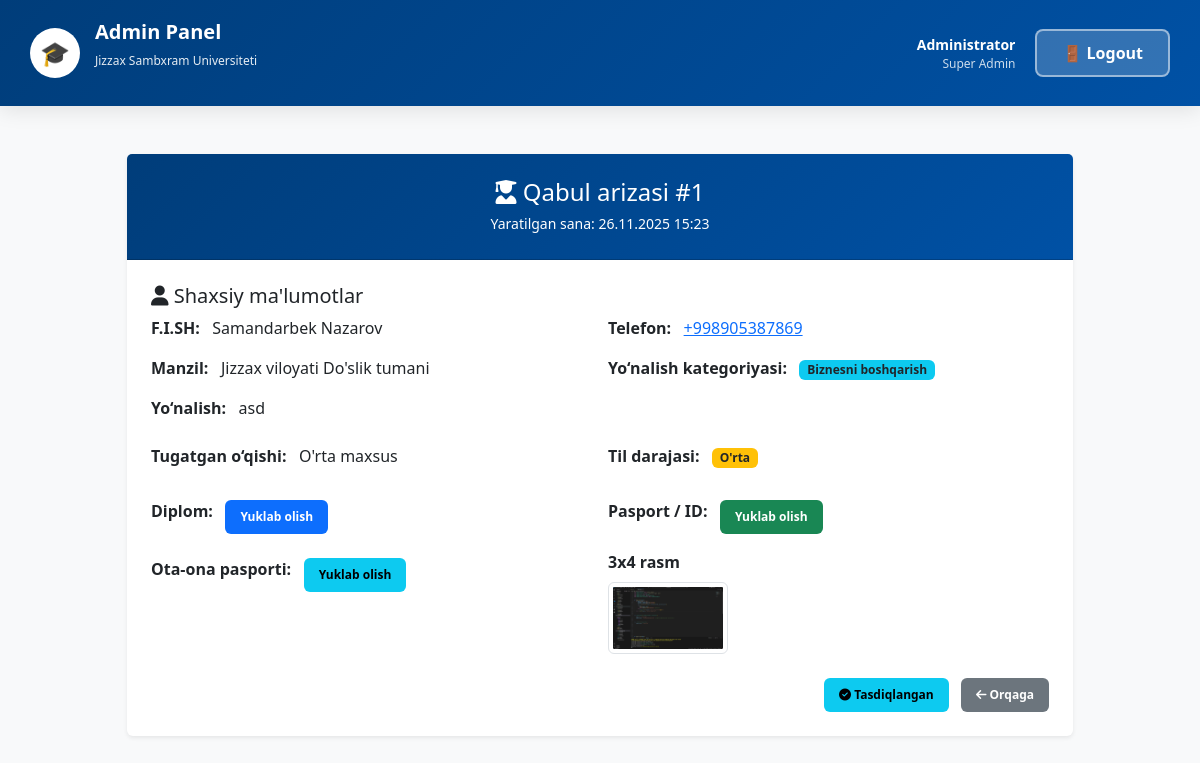
/application/1/ (signed in), run on the app's committed database.
### myapp/models.py (models this page shows, shortened)
class QabulApplication(models.Model):
    phone_regex = RegexValidator(
        regex=r'^\+?\d{9,15}$',
        message="Telefon raqam formati noto‘g‘ri! Masalan: +998901234567"
    )
    full_name = models.CharField("F.I.SH (Familiya, Ism, Otasining ismi)",max_length=255)
    phone = models.CharField("Telefon raqami", max_length=20,validators=[phone_regex])
    address = models.CharField("Yashash manzilingiz",max_length=255)
    EDUCATION_CHOICES = [
        ('orta_maxsus', "O'rta maxsus"),
        ('oliy', "Oliy"),
        ('boshqa', "Boshqa"),
    ]
    education = models.CharField("Qaysi o'qishni tugatgansiz",max_length=20,choices=EDUCATION_CHOICES)
    LANGUAGE_LEVEL_CHOICES = [
        ('boshlangich', "Boshlang'ich"),
        ('orta', "O'rta"),
        ('yuqori', "Yuqori"),
        ('ona_tili', "Ona tili"),
    ]
    direction = models.CharField("Yo'nalish", max_length=255, blank=True, null=True)  # ← 🔥 BU YERDA EDI!
    category = models.ForeignKey(QabulCategory, on_delete=models.CASCADE, verbose_name="Yo'nalish kategoriyasi")
    language_level = models.CharField("Til bilish darajasi",max_length=20,choices=LANGUAGE_LEVEL_CHOICES)
    diploma = models.FileField("Shahodatnoma yoki diplom",upload_to='documents/diploma/')
    id_card = models.FileField("ID karta yoki pasport",upload_to='documents/id_card/')
    parent_passport = models.FileField( "Ota yoki onasi pasporti", upload_to='documents/parent_passport/')
    photo_3x4 = models.FileField("3x4 rasm", upload_to='photos/3x4/')
    created_at = models.DateTimeField( auto_now_add=True)
    is_published = models.BooleanField(blank=True,null=True, verbose_name='chop etish')
    class Meta:
        verbose_name = "Qabul arizasi"
        verbose_name_plural = "Qabul arizalari"
        ordering = ['id']  # eng yangi arizalar birinchi chiqadi

class QabulCategory(models.Model):
    name = models.CharField("Yo'nalish nomi", max_length=200)
    class Meta:
        verbose_name = "Yo'nalish Kategoriyasi"
        verbose_name_plural = "Yo'nalish Kategoriyalari"

### myapp/views.py (the view)
# urls.py: path('application/<int:pk>/', application_detail, name='application_detail'),
@login_required
def application_detail(request, pk):
    app = get_object_or_404(QabulApplication, pk=pk)
    if request.method == "POST":
        app.is_published = True
        app.save()
    bakalavr_count = QabulApplication.objects.filter(is_published=True).count()
    context = {
        'app': app,
        'bakalavr_count': bakalavr_count
    }
    return render(request, 'application_detail.html', context)

### templates/application_detail.html (shortened to what this page needs)
{% load static %}
<!DOCTYPE html>
<html lang="uz">
<head>
    <link href="https://cdn.jsdelivr.net/npm/bootstrap@5.3.2/dist/css/bootstrap.min.css" rel="stylesheet">
    <link rel="stylesheet" href="{% static 'css/admin.css' %}">
    <link rel="stylesheet" href="https://cdnjs.cloudflare.com/ajax/libs/font-awesome/6.5.0/css/all.min.css">
</head>
<body class="bg-light">
    <nav class="navbar">
        <div class="navbar-brand">
            <div class="navbar-logo">🎓</div>
            <div class="navbar-title">
                <h1>Admin Panel</h1>
                <p>Jizzax Sambxram Universiteti</p>
            </div>
        </div>
        <div class="navbar-user">
            <div class="user-info">
                <div class="name">Administrator</div>
                <div class="role">Super Admin</div>
            </div>
            <a href="{% url "myapp:logout" %}" class="logout-btn" onclick="logout()">🚪 Logout</a>
        </div>
    </nav>
<div class="container my-5">
    <div class="row justify-content-center">
        <div class="col-lg-10">
            <div class="card shadow-sm border-0">
                <div class="card-header bg-primary text-white text-center py-4">
                    <h4 class="mb-1">
                        <i class="fas fa-user-graduate"></i> Qabul arizasi #{{ app.id }}
                    </h4>
                    <small>Yaratilgan sana: {{ app.created_at|date:"d.m.Y H:i" }}</small>
                </div>
                <div class="card-body p-4">
                    <h5 class="section-title"><i class="fas fa-user"></i> Shaxsiy ma'lumotlar</h5>
                    <div class="row g-3 mb-4">
                        <div class="col-md-6 info-item">
                            <strong>F.I.SH: &nbsp;</strong>
                            {{ app.full_name }}
                        </div>
                        <div class="col-md-6 info-item">
                            <strong>Telefon: &nbsp;</strong>
                            <a href="tel:{{ app.phone }}">{{ app.phone }}</a>
                        </div>
                        <div class="col-md-6 info-item">
                            <strong>Manzil: &nbsp;</strong>
                            {{ app.address }}
                        </div>
                        <div class="col-md-6 info-item">
                            <strong>Yo‘nalish kategoriyasi: &nbsp;</strong>
                            <span class="badge bg-info text-dark">{{ app.category.name }}</span>
                        </div>
                        {% if app.direction %}
                        <div class="col-md-6 info-item">
                            <strong>Yo‘nalish: &nbsp;</strong>
                            {{ app.direction }}
                        </div>
                        {% endif %}
                    </div>
                    <div class="row g-3 mb-4">
                        <div class="col-md-6 info-item">
                            <strong>Tugatgan o‘qishi: &nbsp;</strong>
                            {{ app.get_education_display }}
                        </div>
                        <div class="col-md-6 info-item">
                            <strong>Til darajasi: &nbsp;</strong>
                            <span class="badge bg-warning text-dark">
                                {{ app.get_language_level_display }}
                            </span>
                        </div>
                    </div>
                    <div class="row g-3 mb-4">
                        <div class="col-md-6 info-item">
                            <strong>Diplom: &nbsp;</strong>
                            {% if app.diploma %}
                                <a href="{{ app.diploma.url }}" class="btn btn-sm btn-primary mt-2">Yuklab olish</a>
                            {% else %}
                                <span class="text-muted">Yuklanmagan</span>
                            {% endif %}
                        </div>
                        <div class="col-md-6 info-item">
                            <strong>Pasport / ID: &nbsp;</strong>
                            {% if app.id_card %}
                                <a href="{{ app.id_card.url }}" class="btn btn-sm btn-success mt-2">Yuklab olish</a>
                            {% else %}
                                <span class="text-muted">Yuklanmagan</span>
                            {% endif %}
                        </div>
                        <div class="col-md-6 info-item">
                            <strong>Ota-ona pasporti: &nbsp;</strong>
                            {% if app.parent_passport %}
                                <a href="{{ app.parent_passport.url }}" class="btn btn-sm btn-info mt-2">Yuklab olish</a>
                            {% else %}
                                <span class="text-muted">Yuklanmagan</span>
                            {% endif %}
                        </div>
                        <div class="col-md-6 info-item">
                            <strong>3x4 rasm</strong><br>
                            {% if app.photo_3x4 %}
                                <img src="{{ app.photo_3x4.url }}" class="img-thumbnail mt-2" width="120">
                            {% else %}
                                <span class="text-muted">Yuklanmagan</span>
                            {% endif %}
                        </div>
                    </div>
                    <div class="text-end mt-3">
                        {% if not app.is_published %}
                            <form method="post" class="d-inline">
                                {% csrf_token %}
                                <button type="submit" class="btn btn-success">
                                    <i class="fas fa-check"></i> Tasdiqlash
                                </button>
                            </form>
                        {% else %}
                            <span class="btn btn-info">
                                <i class="fas fa-check-circle"></i> Tasdiqlangan
                            </span>
                        {% endif %}
                        <a href="javascript:history.back()" class="btn btn-secondary ms-2">
                            <i class="fas fa-arrow-left"></i> Orqaga
                        </a>
                    </div>
                </div>
            </div>
        </div>
    </div>
</div>
</body>
</html>

### static/css/admin.css (style rules this page uses)
* { margin: 0; padding: 0; box-sizing: border-box; }
body { font-family: 'Segoe UI', Tahoma, Geneva, Verdana, sans-serif; background: #f5f7fa; min-height: 100vh; }
.navbar { background: linear-gradient(135deg, #003d7a 0%, #0051a5 100%); padding: 15px 30px; box-shadow: 0 4px 20px rgba(0, 0, 0, 0.1); display: flex; justify-content: space-between; align-items: center; position: sticky; top: 0; z-index: 1000; }
.navbar-brand { display: flex; align-items: center; gap: 15px; color: white; }
.navbar-logo { width: 50px; height: 50px; background: white; border-radius: 50%; display: flex; align-items: center; justify-content: center; font-size: 24px; font-weight: bold; color: #003d7a; }
.navbar-title h1 { font-size: 20px; font-weight: 700; }
.navbar-title p { font-size: 12px; opacity: 0.9; }
.navbar-user { display: flex; align-items: center; gap: 20px; }
.user-info { color: white; text-align: right; }
.user-info .name { font-weight: 600; font-size: 14px; }
.user-info .role { font-size: 12px; opacity: 0.8; }
.logout-btn { text-decoration: none; padding: 10px 25px; background: rgba(255, 255, 255, 0.2); color: white; border: 2px solid rgba(255, 255, 255, 0.5); border-radius: 8px; cursor: pointer; font-weight: 600; transition: all 0.3s ease; }
.container { max-width: 1400px; margin: 40px auto; padding: 0 30px; }
.btn { text-decoration: none; padding: 8px 15px; border: none; border-radius: 6px; cursor: pointer; font-size: 12px; font-weight: 600; transition: all 0.3s ease; }
.card-header { background: linear-gradient(135deg, #003d7a 0%, #0051a5 100%) !important; }

### data on the page
QabulApplication: id "1", created_at "26.11.2025 15:23", full_name "Samandarbek Nazarov", phone "+998905387869", address "Jizzax viloyati Do'slik tumani", category.name "Biznesni boshqarish", direction "asd", education "O'rta maxsus", language_level "O'rta", photo_3x4 (picture)
